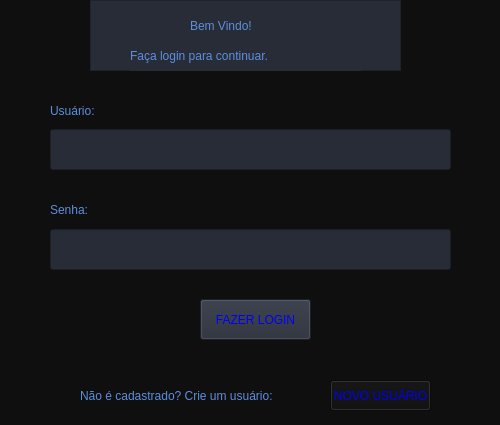
<?xml version="1.0" encoding="UTF-8"?>
<ui version="4.0">
 <class>dialog</class>
 <widget class="QDialog" name="dialog">
  <property name="geometry">
   <rect>
    <x>0</x>
    <y>0</y>
    <width>500</width>
    <height>425</height>
   </rect>
  </property>
  <property name="windowTitle">
   <string>Login</string>
  </property>
  <property name="styleSheet">
   <string notr="true">background-color: rgb(15, 15, 15);
color: rgb(255, 255, 255);
font: 87 7pt &quot;Arial Black&quot;;</string>
  </property>
  <widget class="QDialogButtonBox" name="buttonBox">
   <property name="geometry">
    <rect>
     <x>10</x>
     <y>600</y>
     <width>461</width>
     <height>32</height>
    </rect>
   </property>
   <property name="orientation">
    <enum>Qt::Horizontal</enum>
   </property>
   <property name="standardButtons">
    <set>QDialogButtonBox::Cancel|QDialogButtonBox::Ok</set>
   </property>
  </widget>
  <widget class="QPushButton" name="Button_login">
   <property name="geometry">
    <rect>
     <x>200</x>
     <y>299</y>
     <width>111</width>
     <height>41</height>
    </rect>
   </property>
   <property name="styleSheet">
    <string notr="true">background-color: rgb(39,44,55);
color: rgb(0,0,245);
font: 87 10pt &quot;Arial Black&quot;;</string>
   </property>
   <property name="text">
    <string>FAZER LOGIN</string>
   </property>
  </widget>
  <widget class="QPushButton" name="Button_registro">
   <property name="geometry">
    <rect>
     <x>330</x>
     <y>380</y>
     <width>101</width>
     <height>31</height>
    </rect>
   </property>
   <property name="styleSheet">
    <string notr="true">color: rgb(0,0,245);
background-color: rgb(15, 15, 15);
font: 87 8pt &quot;Arial Black&quot;;</string>
   </property>
   <property name="text">
    <string>NOVO USUÁRIO</string>
   </property>
  </widget>
  <widget class="QLabel" name="label_4">
   <property name="geometry">
    <rect>
     <x>80</x>
     <y>380</y>
     <width>241</width>
     <height>31</height>
    </rect>
   </property>
   <property name="styleSheet">
    <string notr="true">background-color: rgb(15, 15, 15);
font: 87 9pt &quot;Arial Black&quot;;
color: rgb(94,141,222);</string>
   </property>
   <property name="text">
    <string>Não é cadastrado? Crie um usuário:</string>
   </property>
  </widget>
  <widget class="QLineEdit" name="lineEdit">
   <property name="geometry">
    <rect>
     <x>50</x>
     <y>129</y>
     <width>401</width>
     <height>41</height>
    </rect>
   </property>
   <property name="styleSheet">
    <string notr="true">background-color: rgb(39,44,55);
font: 87 9pt &quot;Arial Black&quot;;</string>
   </property>
   <property name="inputMask">
    <string/>
   </property>
  </widget>
  <widget class="QLineEdit" name="lineEdit_2">
   <property name="geometry">
    <rect>
     <x>50</x>
     <y>229</y>
     <width>401</width>
     <height>41</height>
    </rect>
   </property>
   <property name="styleSheet">
    <string notr="true">background-color: rgb(39,44,55);
font: 87 9pt &quot;Arial Black&quot;;</string>
   </property>
   <property name="inputMethodHints">
    <set>Qt::ImhHiddenText</set>
   </property>
   <property name="inputMask">
    <string/>
   </property>
   <property name="text">
    <string/>
   </property>
  </widget>
  <widget class="QLabel" name="label_5">
   <property name="geometry">
    <rect>
     <x>50</x>
     <y>100</y>
     <width>71</width>
     <height>21</height>
    </rect>
   </property>
   <property name="styleSheet">
    <string notr="true">background-color: rgb(15, 15, 15);
font: 87 11pt &quot;Arial Black&quot;;
color: rgb(94,141,222);</string>
   </property>
   <property name="text">
    <string>Usuário:</string>
   </property>
  </widget>
  <widget class="QLabel" name="label_6">
   <property name="geometry">
    <rect>
     <x>50</x>
     <y>199</y>
     <width>61</width>
     <height>21</height>
    </rect>
   </property>
   <property name="styleSheet">
    <string notr="true">background-color: rgb(15, 15, 15);
font: 87 11pt &quot;Arial Black&quot;;
color: rgb(94,141,222);</string>
   </property>
   <property name="text">
    <string>Senha:</string>
   </property>
  </widget>
  <widget class="QFrame" name="frame">
   <property name="geometry">
    <rect>
     <x>90</x>
     <y>0</y>
     <width>311</width>
     <height>71</height>
    </rect>
   </property>
   <property name="styleSheet">
    <string notr="true">background-color: rgb(39,44,55);</string>
   </property>
   <property name="frameShape">
    <enum>QFrame::StyledPanel</enum>
   </property>
   <property name="frameShadow">
    <enum>QFrame::Raised</enum>
   </property>
   <widget class="QLabel" name="label_7">
    <property name="geometry">
     <rect>
      <x>100</x>
      <y>10</y>
      <width>111</width>
      <height>31</height>
     </rect>
    </property>
    <property name="styleSheet">
     <string notr="true">background-color: rgb(39,44,55);
color: rgb(94,141,222);
font: 87 12pt &quot;Arial Black&quot;;</string>
    </property>
    <property name="text">
     <string>Bem Vindo!</string>
    </property>
   </widget>
   <widget class="QLabel" name="label_3">
    <property name="geometry">
     <rect>
      <x>40</x>
      <y>40</y>
      <width>231</width>
      <height>31</height>
     </rect>
    </property>
    <property name="styleSheet">
     <string notr="true">background-color: rgb(39,44,55);
color: rgb(94,141,222);
font: 87 12pt &quot;Arial Black&quot;;</string>
    </property>
    <property name="text">
     <string>Faça login para continuar.</string>
    </property>
   </widget>
  </widget>
 </widget>
 <resources/>
 <connections>
  <connection>
   <sender>buttonBox</sender>
   <signal>accepted()</signal>
   <receiver>dialog</receiver>
   <slot>accept()</slot>
   <hints>
    <hint type="sourcelabel">
     <x>248</x>
     <y>254</y>
    </hint>
    <hint type="destinationlabel">
     <x>157</x>
     <y>274</y>
    </hint>
   </hints>
  </connection>
  <connection>
   <sender>buttonBox</sender>
   <signal>rejected()</signal>
   <receiver>dialog</receiver>
   <slot>reject()</slot>
   <hints>
    <hint type="sourcelabel">
     <x>316</x>
     <y>260</y>
    </hint>
    <hint type="destinationlabel">
     <x>286</x>
     <y>274</y>
    </hint>
   </hints>
  </connection>
 </connections>
</ui>
